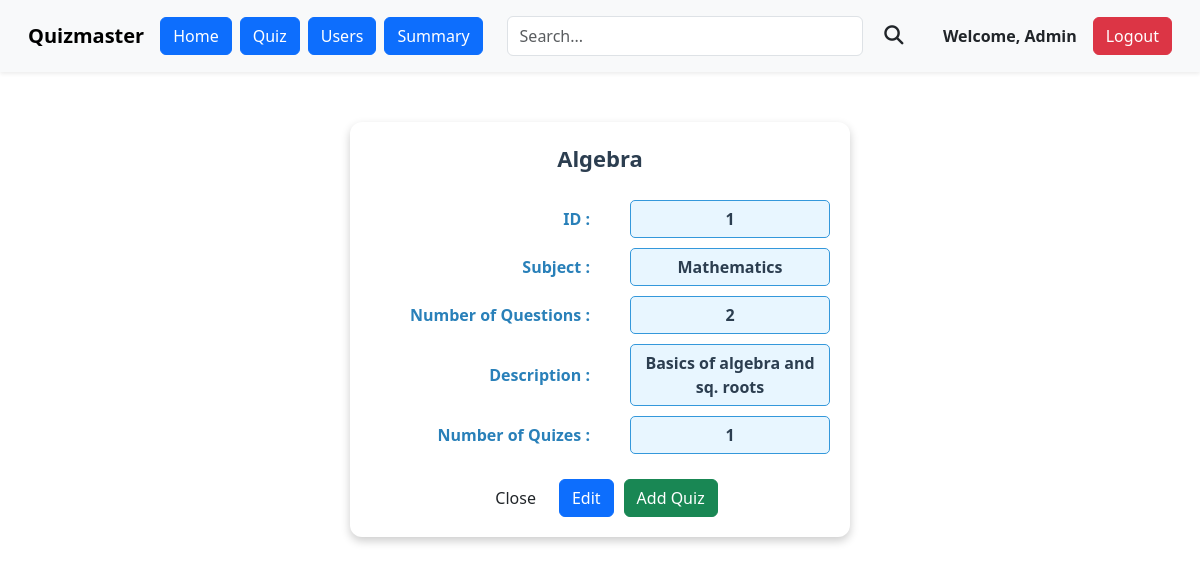
Before: /admin/view_chapter/1 (signed in) with the older database file.
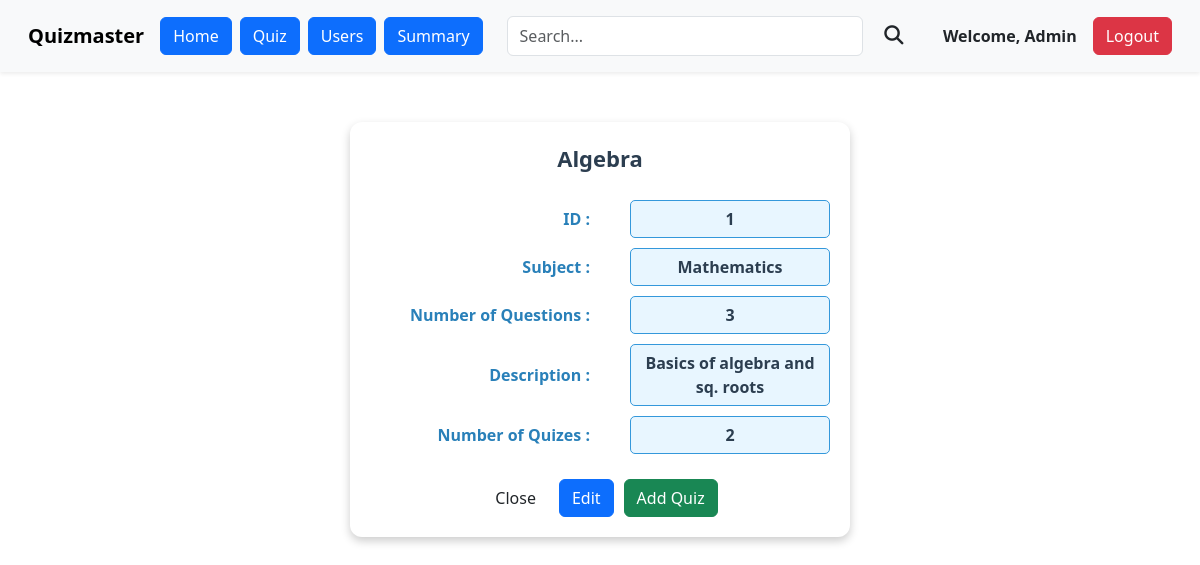
After: the same page with the newer database file.
### models.py (models this page shows)
class Chapter(db.Model):
    id=db.Column(db.Integer, primary_key=True)
    name=db.Column(db.String(32), unique=True)
    Description=db.Column(db.String(256), nullable=True)
    no_of_questions=db.Column(db.Integer, nullable=True)
    subject_id=db.Column(db.Integer, db.ForeignKey('subject.id'), nullable=False)
    quizzes = db.relationship('Quiz', backref='chapter', lazy=True)
    questions = db.relationship('Questions', backref='chapter', lazy=True)

### routes.py (the view)
@app.route('/admin/view_chapter/<int:chapter_id>')
@admin_required
@auth_required
def view_chapter(chapter_id):
    chapter = Chapter.query.get_or_404(chapter_id)
    quizzes = Quiz.query.filter_by(chapter_id=chapter.id).all()
    no_of_quizzes = len(quizzes)
    return render_template('admin/view_chapter.html', chapter=chapter, quizzes=quizzes, no_of_quizzes=no_of_quizzes)

### routes.py (called while the page is built)
def auth_required(f):
    @wraps(f)
    def inner(*args, **kwargs):
        if 'user_id' not in session:
            flash('please login to continue')
            return redirect(url_for('login'))
        return f(*args, **kwargs)
    return inner

def admin_required(f):
    @wraps(f)
    def inner(*args, **kwargs):
        if 'user_id' not in session:
            flash('please login to continue')
            return redirect(url_for('login'))
        user=User.query.get(session['user_id'])
        if user.is_admin!=True:
            flash('You are not authorized to view this page')
            return redirect(url_for('index'))
        return f(*args, **kwargs)
    return inner

### templates/admin/view_chapter.html (shortened to what this page needs)
{% extends 'admin/admin_layout.html' %}
{% block content %}
<head>
    <link href="https://cdn.jsdelivr.net/npm/bootstrap@5.3.2/dist/css/bootstrap.min.css" rel="stylesheet">
</head>
<div class="quiz-container">
    <div class="quiz-title">{{ chapter.name }}</div>
    <div class="quiz-row">
        <span class="quiz-label">ID :</span>
        <span class="quiz-field">{{ chapter.id }}</span>
    </div>
    <div class="quiz-row">
        <span class="quiz-label">Subject :</span>
        <span class="quiz-field">{{ chapter.subject.name }}</span>
    </div>
    <div class="quiz-row">
        <span class="quiz-label">Number of Questions :</span>
        <span class="quiz-field">{{ chapter.no_of_questions }}</span>
    </div>
    <div class="quiz-row">
        <span class="quiz-label">Description :</span>
        <span class="quiz-field">{{ chapter.Description }}</span>
    </div>
    <div class="quiz-row">
        <span class="quiz-label">Number of Quizes :</span>
        <span class="quiz-field">{{ no_of_quizzes }}</span>
    </div>
    <div class="quiz-buttons">
        <a href="{{ url_for('admin_dashboard') }}" class="btn btn-close-custom">Close</a>
        <a href="{{ url_for('edit_chapter', chapter_id = chapter.id) }}" class="btn btn-primary btn-edit">Edit</a>
        <a href="{{ url_for('add_quiz', chapter_id=chapter.id) }}" class="btn btn-success btn-start">Add Quiz</a>
    </div>
</div>
{% endblock %}

Changed rows visible on the page:
changed Chapter "Algebra": no_of_questions "2" → "3"
Other visible differences:
{{ no_of_quizzes }}: "1" → "2"
